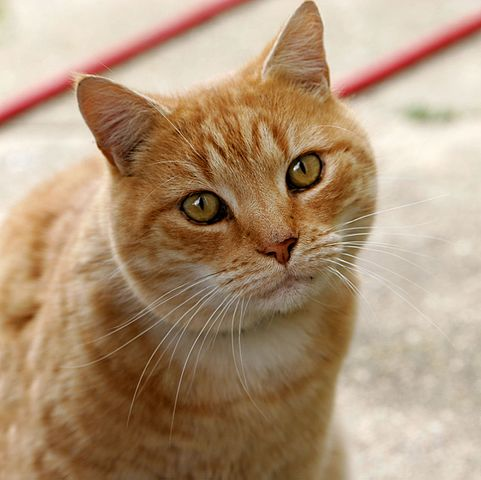
#> input picture Image_to_ASCII/Images/Cat03.jpg, 481 x 480 px
$ python ascii.py
#> lines starting #> are read from the running program, lines starting #| are printed output that depends on the picture
from PIL import Image, ImageDraw, ImageFont

import math

chars = "$@B%8&WM#*oahkbdpqwmZO0QLCJUYXzcvunxrjft/\\|()1{}[]?-_+~<>i!lI;:,\"^`'. "[::-1]
# chars = "#Wo- "[::-1]
charArray = list(chars)
charLength = len(charArray)
interval = charLength/256

scaleFactor = 0.09

oneCharWidth = 10
oneCharHeight = 18

def getChar(inputInt):
    return charArray[math.floor(inputInt*interval)]

text_file = open("Output.txt", "w")

im = Image.open("Images/Cat03.jpg")
#> im is the input picture: PIL image 481x480 RGB; mean R, G, B 175.9, 148.8, 120.7


width, height = im.size
#> width = 481; height = 480
im = im.resize((int(scaleFactor*width), int(scaleFactor*height*(oneCharWidth/oneCharHeight))), Image.NEAREST)
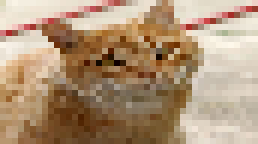
#> im: PIL image 43x24 RGB (shown 6 times larger); mean R, G, B 175.6, 148.4, 120.2
width, height = im.size
#> width = 43; height = 24
pix = im.load()

outputImage = Image.new('RGB', (oneCharWidth * width, oneCharHeight * height), color = (0, 0, 0))
#> outputImage: PIL image 430x432 RGB; every value is 0
d = ImageDraw.Draw(outputImage)

for i in range(height):
    for j in range(width):
        r, g, b = pix[j, i]
        h = int(r/3 + g/3 + b/3)
        pix[j, i] = (h, h, h)
        text_file.write(getChar(h))
        d.text((j*oneCharWidth, i*oneCharHeight), getChar(h),  fill = (r, g, b))

    text_file.write('\n')

outputImage.save('output.png')
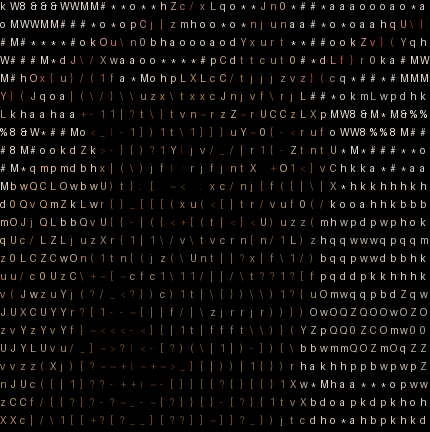
#> saved as output.png: PIL image 430x432 RGB; mean R, G, B 12.4, 10.8, 9.1

$ run again, with Image_to_ASCII/Images/khaled.jpg copied over Image_to_ASCII/Images/Cat03.jpg
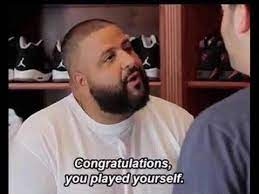
#> input picture Image_to_ASCII/Images/khaled.jpg, 259 x 194 px
#> im is the input picture: PIL image 259x194 RGB; mean R, G, B 106.5, 88.3, 89.3
#> outputImage: PIL image 230x162 RGB; every value is 0
#> `outputImage.save('output.png')`:
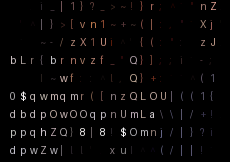
#> saved as output.png: PIL image 230x162 RGB; mean R, G, B 7.1, 6.1, 6.2
